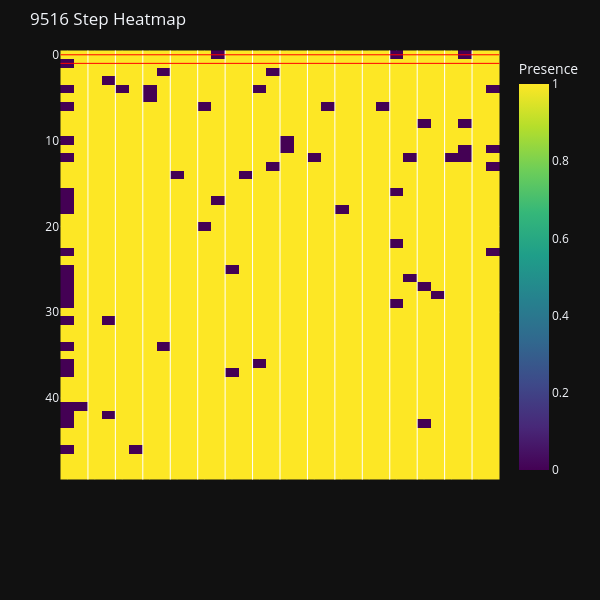

Write notebook code for a chart like this one.
### Code cell
if sa_results:
    for module_code, result in sa_results.items():
        best_sol = result['solution']
        cost = result['cost']

        print(f"\n{'='*60}")
        print(f"Module: {module_code}")
        print(f"Total Cost: ${cost:.2f}")
        print(f"{'='*60}")

        solution = result.get('solution_df', pd.DataFrame())
        if solution is not None and not solution.empty:
            # Get and sort speed columns
            speed_columns = [col for col in solution.columns if col not in ['code', 'value']]
            speed_columns_sorted = sorted(
                speed_columns,
                key=lambda x: float(x) if x not in ['code', 'value'] else 0,
                reverse=True
            )

            # Add cost column based on linecard costs
            solution_with_cost = solution.copy()
            solution_with_cost['cost'] = solution_with_cost['code'].apply(
                lambda code: next((lc.cost for lc in best_sol.modular.linecards if lc.code == code), 0)
            )

            display_cols = ['code'] + speed_columns_sorted + ['value', 'cost']

            display_solution = solution_with_cost[display_cols].copy()
            display_solution = display_solution.fillna(0)
            for col in speed_columns_sorted + ['value']:
                display_solution[col] = display_solution[col].astype(int)

            print("\nSelected Linecards:")
            print(display_solution.to_string(index=False))

            total_value = int(solution['value'].sum())
            print(f"\nTotal value (throughput*ports): {total_value}")
            print(f"Total cost: ${solution_with_cost['cost'].sum():.2f}")

        # Show convergence info
        step_history, scores, temps = result['history']
        print(f"\nConvergence Info:")
        print(f"   Iterations: {len(scores)}")
        if scores:
            print(f"   Initial cost: ${-scores[0]:.2f}")
            print(f"   Final cost: ${-scores[-1]:.2f}")

        try:
            attempt_step_history, attempt_scores, _ = result.get('attempt_history', ([], [], []))
            best_indices = []
            best_score = None
            for idx, score in enumerate(attempt_scores):
                if best_score is None or score > best_score:
                    best_score = score
                    best_indices.append(idx)

            plot_linecard_heatmaps(
                attempt_step_history if attempt_step_history else step_history,
                max_attempts=50,
                title_prefix=f"{module_code} Step",
                best_attempt_indices=best_indices
            )
        except Exception as e:
            print(f"Heatmap skipped: {str(e)[:100]}")
else:
    print("No SA results available.")

### Figure 1 — Plotly figure (JSON) as saved in the notebook; plotly's stock layout.template omitted (floating-point values rounded to 4 significant figures; data arrays with more than 128 entries replaced by an {"elided": "..."} marker saying what was removed)
{"data": [{"colorbar": {"title": {"text": "Presence"}}, "colorscale": [[0.0, "#440154"], [0.1111, "#482878"], [0.2222, "#3e4989"], [0.3333, "#31688e"], [0.4444, "#26828e"], [0.5556, "#1f9e89"], [0.6667, "#35b779"], [0.7778, "#6ece58"], [0.8889, "#b5de2b"], [1.0, "#fde725"]], "x": ["9516 Step 0:N9K-X96136YC-R", "9516 Step 0:N9K-X97160YC-EX", "9516 Step 1:N9K-X96136YC-R", "9516 Step 1:N9K-X97160YC-EX", "9516 Step 2:N9K-X96136YC-R", "9516 Step 2:N9K-X97160YC-EX", "9516 Step 3:N9K-X96136YC-R", "9516 Step 3:N9K-X97160YC-EX", "9516 Step 4:N9K-X96136YC-R", "9516 Step 4:N9K-X97160YC-EX", "9516 Step 5:N9K-X96136YC-R", "9516 Step 5:N9K-X97160YC-EX", "9516 Step 6:N9K-X96136YC-R", "9516 Step 6:N9K-X97160YC-EX", "9516 Step 7:N9K-X96136YC-R", "9516 Step 7:N9K-X97160YC-EX", "9516 Step 8:N9K-X96136YC-R", "9516 Step 8:N9K-X97160YC-EX", "9516 Step 9:N9K-X96136YC-R", "9516 Step 9:N9K-X97160YC-EX", "9516 Step 10:N9K-X96136YC-R", "9516 Step 10:N9K-X97160YC-EX", "9516 Step 11:N9K-X96136YC-R", "9516 Step 11:N9K-X97160YC-EX", "9516 Step 12:N9K-X96136YC-R", "9516 Step 12:N9K-X97160YC-EX", "9516 Step 13:N9K-X96136YC-R", "9516 Step 13:N9K-X97160YC-EX", "9516 Step 14:N9K-X96136YC-R", "9516 Step 14:N9K-X97160YC-EX", "9516 Step 15:N9K-X96136YC-R", "9516 Step 15:N9K-X97160YC-EX"], "y": [0, 1, 2, 3, 4, 5, 6, 7, 8, 9, 10, 11, 12, 13, 14, 15, 16, 17, 18, 19, 20, 21, 22, 23, 24, 25, 26, 27, 28, 29, 30, 31, 32, 33, 34, 35, 36, 37, 38, 39, 40, 41, 42, 43, 44, 45, 46, 47, 48, 49], "z": {"elided": "50x32 int values"}, "type": "heatmap"}], "layout": {"xaxis": {"title": {}, "tickangle": 90, "showticklabels": false}, "yaxis": {"title": {}, "autorange": "reversed"}, "margin": {"l": 60, "r": 20, "t": 50, "b": 120}, "title": {"text": "9516 Step Heatmap"}, "height": 600, "width": 600, "shapes": [{"line": {"color": "white", "width": 1}, "type": "line", "x0": 1.5, "x1": 1.5, "y0": -0.5, "y1": 49.5}, {"line": {"color": "white", "width": 1}, "type": "line", "x0": 3.5, "x1": 3.5, "y0": -0.5, "y1": 49.5}, {"line": {"color": "white", "width": 1}, "type": "line", "x0": 5.5, "x1": 5.5, "y0": -0.5, "y1": 49.5}, {"line": {"color": "white", "width": 1}, "type": "line", "x0": 7.5, "x1": 7.5, "y0": -0.5, "y1": 49.5}, {"line": {"color": "white", "width": 1}, "type": "line", "x0": 9.5, "x1": 9.5, "y0": -0.5, "y1": 49.5}, {"line": {"color": "white", "width": 1}, "type": "line", "x0": 11.5, "x1": 11.5, "y0": -0.5, "y1": 49.5}, {"line": {"color": "white", "width": 1}, "type": "line", "x0": 13.5, "x1": 13.5, "y0": -0.5, "y1": 49.5}, {"line": {"color": "white", "width": 1}, "type": "line", "x0": 15.5, "x1": 15.5, "y0": -0.5, "y1": 49.5}, {"line": {"color": "white", "width": 1}, "type": "line", "x0": 17.5, "x1": 17.5, "y0": -0.5, "y1": 49.5}, {"line": {"color": "white", "width": 1}, "type": "line", "x0": 19.5, "x1": 19.5, "y0": -0.5, "y1": 49.5}, {"line": {"color": "white", "width": 1}, "type": "line", "x0": 21.5, "x1": 21.5, "y0": -0.5, "y1": 49.5}, {"line": {"color": "white", "width": 1}, "type": "line", "x0": 23.5, "x1": 23.5, "y0": -0.5, "y1": 49.5}, {"line": {"color": "white", "width": 1}, "type": "line", "x0": 25.5, "x1": 25.5, "y0": -0.5, "y1": 49.5}, {"line": {"color": "white", "width": 1}, "type": "line", "x0": 27.5, "x1": 27.5, "y0": -0.5, "y1": 49.5}, {"line": {"color": "white", "width": 1}, "type": "line", "x0": 29.5, "x1": 29.5, "y0": -0.5, "y1": 49.5}, {"line": {"color": "red", "width": 1}, "type": "line", "x0": -0.5, "x1": 31.5, "y0": 0, "y1": 0}, {"line": {"color": "red", "width": 1}, "type": "line", "x0": -0.5, "x1": 31.5, "y0": 1, "y1": 1}]}}
